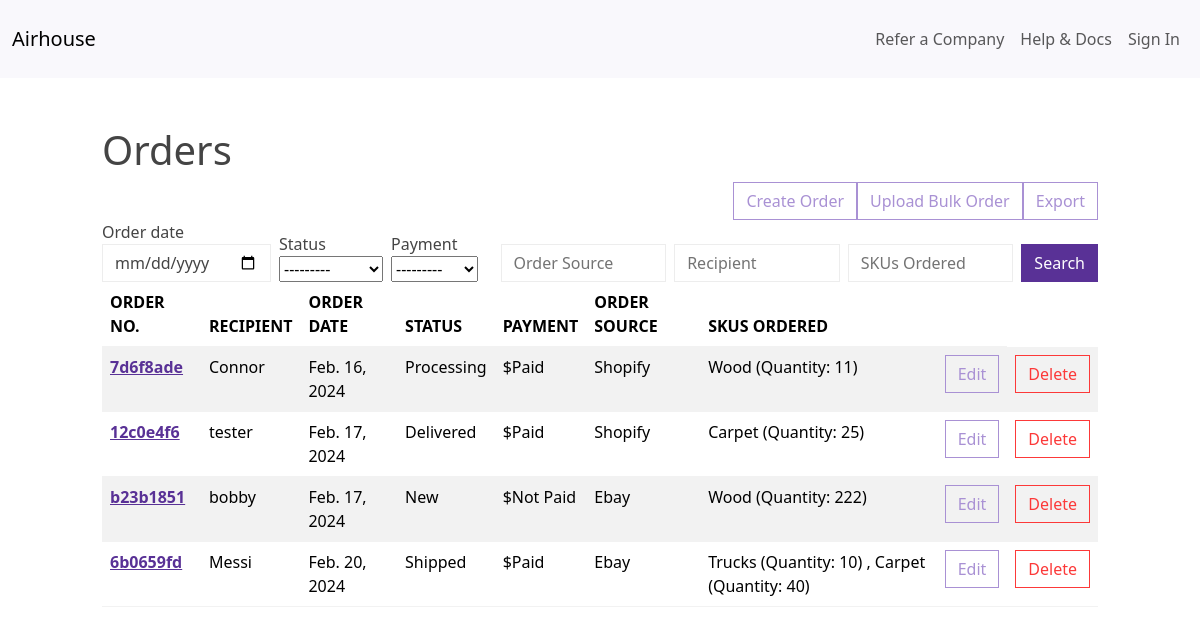
The app's page /orders/, older data.
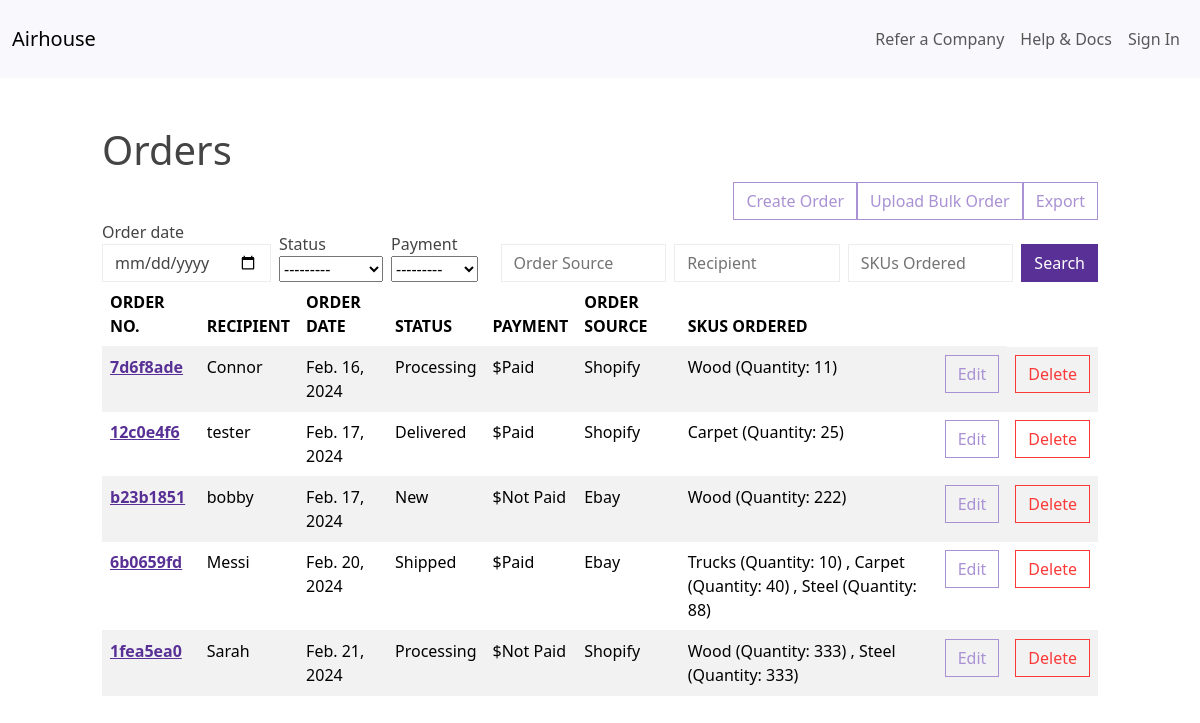
The same page, newer data.
### airhouse/models.py (models this page shows, shortened)
class Order(models.Model):
    STATUS_CHOICES = [
        ('new', 'New'),
        ('processing', 'Processing'),
        ('shipped', 'Shipped'),
        ('in_transit', 'In Transit'),
        ('delivered', 'Delivered'),
        ('cancelled', 'Cancelled'),
    ]
    PAYMENT_STATUS_CHOICES = [
        ('paid', 'Paid'),
        ('not_paid', 'Not Paid'),
    ]
    order_no = models.UUIDField(default=uuid.uuid4, editable=False, unique=True)
    recipient = models.CharField(max_length=255)
    order_date = models.DateField(auto_now_add=True)
    status = models.CharField(max_length=20, choices=STATUS_CHOICES, default='new')
    payment = models.CharField(max_length=10, choices=PAYMENT_STATUS_CHOICES, default='not_paid')
    order_source = models.CharField(max_length=255)
    skus_ordered = models.ManyToManyField(InventoryItem, through='OrderItem')

class OrderItem(models.Model):
    order = models.ForeignKey(Order, related_name='order_items', on_delete=models.CASCADE)
    inventory_item = models.ForeignKey(InventoryItem, on_delete=models.CASCADE)
    quantity = models.PositiveIntegerField()

class InventoryItem(models.Model):
    name = models.CharField(max_length=200)
    quantity = models.IntegerField()
    price = models.DecimalField(max_digits=10, decimal_places=2)
    category = models.ForeignKey('Category', on_delete=models.SET_NULL, blank=True, null=True)
    date_created = models.DateTimeField(auto_now_add=True)
    user = models.ForeignKey(get_user_model(), on_delete=models.CASCADE)

### airhouse/views.py (the view)
# urls.py: path('orders/', Orders.as_view(), name='orders'),
class Orders(FilterView):
    model = Order
    template_name = 'airhouse/orders.html'
    context_object_name = 'orders'
    filterset_class = OrderFilter
    def get_context_data(self, **kwargs):
        context = super().get_context_data(**kwargs)
        context['myFilter'] = OrderFilter(self.request.GET, queryset=self.get_queryset())
        return context

### airhouse/templates/airhouse/orders.html (shortened to what this page needs)
{% extends 'airhouse/base.html' %}
{% block content %}
<div class="row">
    <div class="col-md-10 col-12 mx-auto mt-5">
        <h1><a href="{% url 'orders' %}" class="text-reset text-decoration-none">Orders</a></h1>
        <div class="d-flex justify-content-end">
            <a href="{% url 'add-order' %}" class="btn btn-outline-secondary">Create Order</a>
            <a href="#" class="btn btn-outline-secondary">Upload Bulk Order</a>
            <a href="#" class="btn btn-outline-secondary">Export</a>
        </div>
        <form method="get" class="d-flex align-items-end gap-2">
            {% for field in myFilter.form %}
                <div class="form-group">
                    {% if field.name in "order_source,recipient,skus_ordered" %}
                        {{ field }}
                    {% else %}
                        <label for="{{ field.id_for_label }}">{{ field.label }}</label>
                        {{ field }}
                    {% endif %}
                </div>
            {% endfor %}
            <button class="btn btn-primary" type="submit">Search</button>
        </form>
        <table class="table table-hover table-striped">
            <thead>
                <tr>
                    <th scope="col">ORDER NO.</th>
                    <th scope="col">RECIPIENT</th>
                    <th scope="col">ORDER DATE</th>
                    <th scope="col">STATUS</th>
                    <th scope="col">PAYMENT</th>
                    <th scope="col">ORDER SOURCE</th>
                    <th scope="col">SKUS ORDERED</th>
                    <th scope="col"></th>
                </tr>
            </thead>
            <tbody>
                {% for order in orders %}
                <tr>
                    <th scope="row"><a href="{% url 'order-detail' order.pk %}">{{ order.order_no|stringformat:"s"|slice:":8" }}</a></th>
                    <td>{{ order.recipient }}</td>
                    <td>{{ order.order_date }}</td>
                    <td>{{ order.get_status_display }}</td>
                    <td>${{ order.get_payment_display }}</td>
                    <td>{{ order.order_source }}</td>
                    <td>
                        {% for item in order.order_items.all %}
                            {{ item.inventory_item.name }} (Quantity: {{ item.quantity }})
                            {% if not forloop.last %}, {% endif %}
                        {% endfor %}
                    </td>
                    <td><a href="{% url 'edit-order' order.pk %}" class="btn btn-outline-secondary">Edit</a></td>
                    <td><a href="{% url 'delete-order' order.pk %}" class="btn btn-outline-danger">Delete</a></td>
                </tr>
                {% empty %}
                    <h2>No orders found.</h2>
                {% endfor %}
            </tbody>
        </table>
    </div>
</div>
{% endblock %}

Row changes from the older to the newer data that the page shows:
shown differently, row unchanged: OrderItem (number 5 of 8 on the later page): now shows ","
added OrderItem: inventory_item.name "Steel", quantity "88", shown under Order "6b0659fd"
added Order: order_no "1fea5ea0", recipient "Sarah", order_date "Feb. 21, 2024", status "Processing", payment "Not Paid", order_source "Shopify"
added OrderItem: inventory_item.name "Wood", quantity "333", shown under "1fea5ea0"
added OrderItem: inventory_item.name "Steel", quantity "333", shown under "1fea5ea0"
